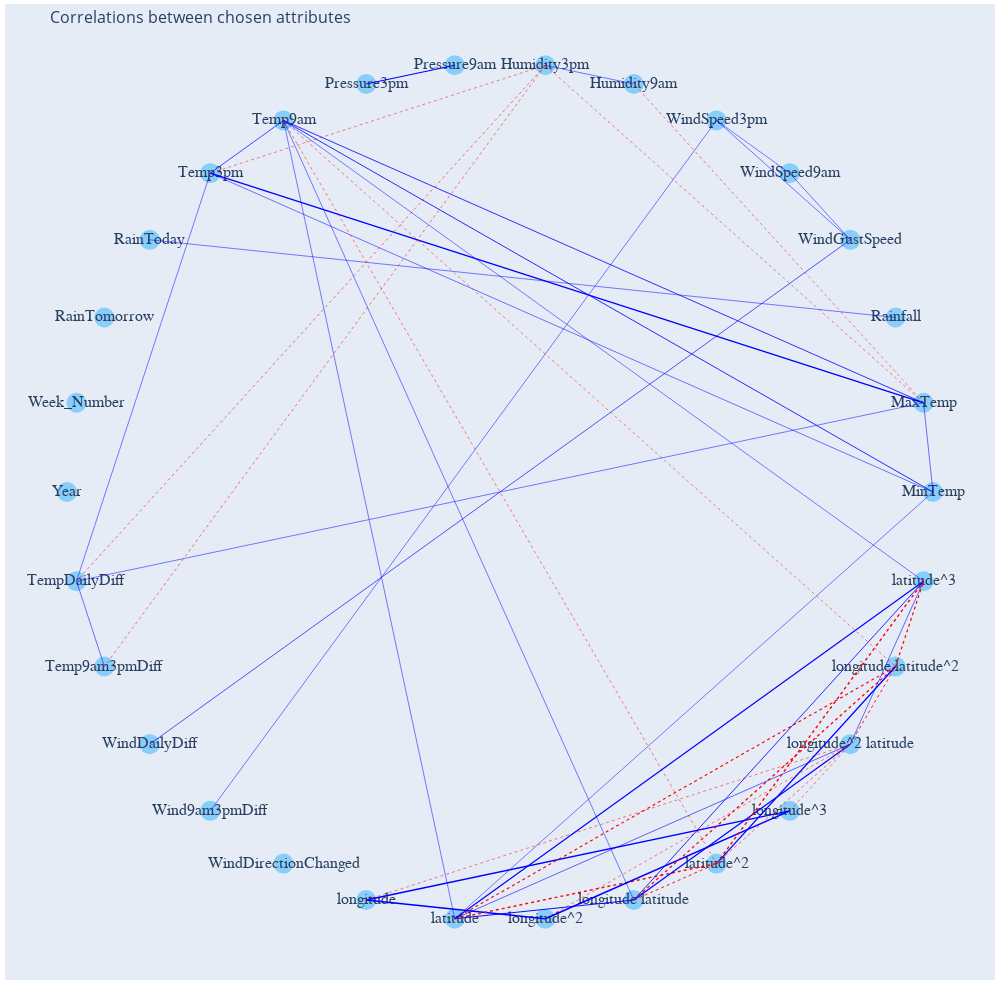

The notebook cell saved with this chart:
### Code cell
G = nx.Graph()
for i in matrix.columns:
    print(i)
    G.add_node(i)
pos = nx.circular_layout(G)
for i in matrix.columns:
    for j in matrix.columns:
        if i != j and matrix[i][j] != 'nan' and abs(matrix[i][j]) > 0.50 :
            G.add_edge(i, j)
            
edge_x = []
edge_y = []
weights = []
edge_trace = []
for edge in G.edges:
    print(edge)
    x0, y0 = pos[edge[0]]
    x1, y1 = pos[edge[1]]
    
    trace = go.Scatter(x = [x0, x1, None],
                       y = [y0, y1, None],
                       line = dict(width = (abs(matrix[edge[0]][edge[1]])**10+0.5),
                                   color = 'blue' if matrix[edge[0]][edge[1]] > 0 else 'red',
                                   dash= 'solid' if matrix[edge[0]][edge[1]] > 0 else 'dot'),
                       hoverinfo = 'none',
                       mode = 'lines',
                       line_shape='spline')
    edge_trace.append(trace)
    
node_x = []
node_y = []
for node in pos:
    x, y = pos[node]
    node_x.append(x)
    node_y.append(y)
node_trace = go.Scatter(
    x=node_x, y=node_y,
    mode='markers+text',
    hoverinfo='text',
    marker=dict(
            color='LightSkyBlue',
            size=20,
    ),
    textfont=dict(
        family="sans serif",
        size=16,
    )
)

node_text = []
for node in G.nodes():
    node_text.append(node)
node_trace.text = node_text

fig = go.Figure(data=[node_trace],
             layout=go.Layout(
                title='<br>Correlations between chosen attributes',
                titlefont_size=16,
                showlegend=False,
                hovermode='closest',
                margin=dict(b=20,l=5,r=5,t=4),
                autosize=False,
                width=1000,
                height=1000,
                xaxis=dict(showgrid=False, zeroline=False, showticklabels=False),
                yaxis=dict(showgrid=False, zeroline=False, showticklabels=False))
                )
for trace in edge_trace:
    fig.add_trace(trace)
fig.show()

### Figure 1 — Plotly figure (JSON) as saved in the notebook; plotly's stock layout.template omitted (floating-point values rounded to 4 significant figures)
{"data": [{"hoverinfo": "text", "marker": {"color": "LightSkyBlue", "size": 20}, "mode": "markers+text", "text": ["MinTemp", "MaxTemp", "Rainfall", "WindGustSpeed", "WindSpeed9am", "WindSpeed3pm", "Humidity9am", "Humidity3pm", "Pressure9am", "Pressure3pm", "Temp9am", "Temp3pm", "RainToday", "RainTomorrow", "Week_Number", "Year", "TempDailyDiff", "Temp9am3pmDiff", "WindDailyDiff", "Wind9am3pmDiff", "WindDirectionChanged", "longitude", "latitude", "longitude^2", "longitude latitude", "latitude^2", "longitude^3", "longitude^2 latitude", "longitude latitude^2", "latitude^3"], "textfont": {"family": "sans serif", "size": 16}, "type": "scatter", "x": [1, 0.9781, 0.9135, 0.809, 0.6691, 0.5, 0.309, 0.1045, -0.1045, -0.309, -0.5, -0.6691, -0.809, -0.9135, -0.9781, -1.0, -0.9781, -0.9135, -0.809, -0.6691, -0.5, -0.309, -0.1045, 0.1045, 0.309, 0.5, 0.6691, 0.809, 0.9135, 0.9781], "y": [1.285e-08, 0.2079, 0.4067, 0.5878, 0.7431, 0.866, 0.9511, 0.9945, 0.9945, 0.9511, 0.866, 0.7431, 0.5878, 0.4067, 0.2079, -7.457e-08, -0.2079, -0.4067, -0.5878, -0.7431, -0.866, -0.9511, -0.9945, -0.9945, -0.9511, -0.866, -0.7431, -0.5878, -0.4067, -0.2079]}, {"hoverinfo": "none", "line": {"color": "blue", "dash": "solid", "shape": "spline", "width": 0.5461}, "mode": "lines", "type": "scatter", "x": [1, 0.9781, null], "y": [1.285e-08, 0.2079, null]}, {"hoverinfo": "none", "line": {"color": "blue", "dash": "solid", "shape": "spline", "width": 0.8312}, "mode": "lines", "type": "scatter", "x": [1, -0.5, null], "y": [1.285e-08, 0.866, null]}, {"hoverinfo": "none", "line": {"color": "blue", "dash": "solid", "shape": "spline", "width": 0.5296}, "mode": "lines", "type": "scatter", "x": [1, -0.6691, null], "y": [1.285e-08, 0.7431, null]}, {"hoverinfo": "none", "line": {"color": "blue", "dash": "solid", "shape": "spline", "width": 0.5011}, "mode": "lines", "type": "scatter", "x": [1, -0.1045, null], "y": [1.285e-08, -0.9945, null]}, {"hoverinfo": "none", "line": {"color": "red", "dash": "dot", "shape": "spline", "width": 0.501}, "mode": "lines", "type": "scatter", "x": [0.9781, 0.309, null], "y": [0.2079, 0.9511, null]}, {"hoverinfo": "none", "line": {"color": "red", "dash": "dot", "shape": "spline", "width": 0.5011}, "mode": "lines", "type": "scatter", "x": [0.9781, 0.1045, null], "y": [0.2079, 0.9945, null]}, {"hoverinfo": "none", "line": {"color": "blue", "dash": "solid", "shape": "spline", "width": 0.7993}, "mode": "lines", "type": "scatter", "x": [0.9781, -0.5, null], "y": [0.2079, 0.866, null]}, {"hoverinfo": "none", "line": {"color": "blue", "dash": "solid", "shape": "spline", "width": 1.274}, "mode": "lines", "type": "scatter", "x": [0.9781, -0.6691, null], "y": [0.2079, 0.7431, null]}, {"hoverinfo": "none", "line": {"color": "blue", "dash": "solid", "shape": "spline", "width": 0.5011}, "mode": "lines", "type": "scatter", "x": [0.9781, -0.9781, null], "y": [0.2079, -0.2079, null]}, {"hoverinfo": "none", "line": {"color": "blue", "dash": "solid", "shape": "spline", "width": 0.501}, "mode": "lines", "type": "scatter", "x": [0.9135, -0.809, null], "y": [0.4067, 0.5878, null]}, {"hoverinfo": "none", "line": {"color": "blue", "dash": "solid", "shape": "spline", "width": 0.5044}, "mode": "lines", "type": "scatter", "x": [0.809, 0.6691, null], "y": [0.5878, 0.7431, null]}, {"hoverinfo": "none", "line": {"color": "blue", "dash": "solid", "shape": "spline", "width": 0.5161}, "mode": "lines", "type": "scatter", "x": [0.809, 0.5, null], "y": [0.5878, 0.866, null]}, {"hoverinfo": "none", "line": {"color": "blue", "dash": "solid", "shape": "spline", "width": 0.654}, "mode": "lines", "type": "scatter", "x": [0.809, -0.809, null], "y": [0.5878, -0.5878, null]}, {"hoverinfo": "none", "line": {"color": "blue", "dash": "solid", "shape": "spline", "width": 0.501}, "mode": "lines", "type": "scatter", "x": [0.6691, 0.5, null], "y": [0.7431, 0.866, null]}, {"hoverinfo": "none", "line": {"color": "blue", "dash": "solid", "shape": "spline", "width": 0.5015}, "mode": "lines", "type": "scatter", "x": [0.5, -0.6691, null], "y": [0.866, -0.7431, null]}, {"hoverinfo": "none", "line": {"color": "blue", "dash": "solid", "shape": "spline", "width": 0.5199}, "mode": "lines", "type": "scatter", "x": [0.309, 0.1045, null], "y": [0.9511, 0.9945, null]}, {"hoverinfo": "none", "line": {"color": "red", "dash": "dot", "shape": "spline", "width": 0.5031}, "mode": "lines", "type": "scatter", "x": [0.1045, -0.6691, null], "y": [0.9945, 0.7431, null]}, {"hoverinfo": "none", "line": {"color": "red", "dash": "dot", "shape": "spline", "width": 0.5463}, "mode": "lines", "type": "scatter", "x": [0.1045, -0.9781, null], "y": [0.9945, -0.2079, null]}, {"hoverinfo": "none", "line": {"color": "red", "dash": "dot", "shape": "spline", "width": 0.5198}, "mode": "lines", "type": "scatter", "x": [0.1045, -0.9135, null], "y": [0.9945, -0.4067, null]}, {"hoverinfo": "none", "line": {"color": "blue", "dash": "solid", "shape": "spline", "width": 1.16}, "mode": "lines", "type": "scatter", "x": [-0.1045, -0.309, null], "y": [0.9945, 0.9511, null]}, {"hoverinfo": "none", "line": {"color": "blue", "dash": "solid", "shape": "spline", "width": 0.7102}, "mode": "lines", "type": "scatter", "x": [-0.5, -0.6691, null], "y": [0.866, 0.7431, null]}, {"hoverinfo": "none", "line": {"color": "blue", "dash": "solid", "shape": "spline", "width": 0.5024}, "mode": "lines", "type": "scatter", "x": [-0.5, -0.1045, null], "y": [0.866, -0.9945, null]}, {"hoverinfo": "none", "line": {"color": "blue", "dash": "solid", "shape": "spline", "width": 0.5012}, "mode": "lines", "type": "scatter", "x": [-0.5, 0.309, null], "y": [0.866, -0.9511, null]}, {"hoverinfo": "none", "line": {"color": "red", "dash": "dot", "shape": "spline", "width": 0.5026}, "mode": "lines", "type": "scatter", "x": [-0.5, 0.5, null], "y": [0.866, -0.866, null]}, {"hoverinfo": "none", "line": {"color": "red", "dash": "dot", "shape": "spline", "width": 0.502}, "mode": "lines", "type": "scatter", "x": [-0.5, 0.9135, null], "y": [0.866, -0.4067, null]}, {"hoverinfo": "none", "line": {"color": "blue", "dash": "solid", "shape": "spline", "width": 0.5022}, "mode": "lines", "type": "scatter", "x": [-0.5, 0.9781, null], "y": [0.866, -0.2079, null]}, {"hoverinfo": "none", "line": {"color": "blue", "dash": "solid", "shape": "spline", "width": 0.5012}, "mode": "lines", "type": "scatter", "x": [-0.6691, -0.9781, null], "y": [0.7431, -0.2079, null]}, {"hoverinfo": "none", "line": {"color": "blue", "dash": "solid", "shape": "spline", "width": 0.5445}, "mode": "lines", "type": "scatter", "x": [-0.9781, -0.9135, null], "y": [-0.2079, -0.4067, null]}, {"hoverinfo": "none", "line": {"color": "blue", "dash": "solid", "shape": "spline", "width": 1.486}, "mode": "lines", "type": "scatter", "x": [-0.309, 0.1045, null], "y": [-0.9511, -0.9945, null]}, {"hoverinfo": "none", "line": {"color": "blue", "dash": "solid", "shape": "spline", "width": 1.441}, "mode": "lines", "type": "scatter", "x": [-0.309, 0.6691, null], "y": [-0.9511, -0.7431, null]}, {"hoverinfo": "none", "line": {"color": "red", "dash": "dot", "shape": "spline", "width": 0.5189}, "mode": "lines", "type": "scatter", "x": [-0.309, 0.809, null], "y": [-0.9511, -0.5878, null]}, {"hoverinfo": "none", "line": {"color": "blue", "dash": "solid", "shape": "spline", "width": 0.9516}, "mode": "lines", "type": "scatter", "x": [-0.1045, 0.309, null], "y": [-0.9945, -0.9511, null]}, {"hoverinfo": "none", "line": {"color": "red", "dash": "dot", "shape": "spline", "width": 1.385}, "mode": "lines", "type": "scatter", "x": [-0.1045, 0.5, null], "y": [-0.9945, -0.866, null]}, {"hoverinfo": "none", "line": {"color": "blue", "dash": "solid", "shape": "spline", "width": 0.5952}, "mode": "lines", "type": "scatter", "x": [-0.1045, 0.809, null], "y": [-0.9945, -0.5878, null]}, {"hoverinfo": "none", "line": {"color": "red", "dash": "dot", "shape": "spline", "width": 1.137}, "mode": "lines", "type": "scatter", "x": [-0.1045, 0.9135, null], "y": [-0.9945, -0.4067, null]}, {"hoverinfo": "none", "line": {"color": "blue", "dash": "solid", "shape": "spline", "width": 1.145}, "mode": "lines", "type": "scatter", "x": [-0.1045, 0.9781, null], "y": [-0.9945, -0.2079, null]}, {"hoverinfo": "none", "line": {"color": "blue", "dash": "solid", "shape": "spline", "width": 1.484}, "mode": "lines", "type": "scatter", "x": [0.1045, 0.6691, null], "y": [-0.9945, -0.7431, null]}, {"hoverinfo": "none", "line": {"color": "red", "dash": "dot", "shape": "spline", "width": 0.5184}, "mode": "lines", "type": "scatter", "x": [0.1045, 0.809, null], "y": [-0.9945, -0.5878, null]}, {"hoverinfo": "none", "line": {"color": "red", "dash": "dot", "shape": "spline", "width": 0.9193}, "mode": "lines", "type": "scatter", "x": [0.309, 0.5, null], "y": [-0.9511, -0.866, null]}, {"hoverinfo": "none", "line": {"color": "blue", "dash": "solid", "shape": "spline", "width": 1.197}, "mode": "lines", "type": "scatter", "x": [0.309, 0.809, null], "y": [-0.9511, -0.5878, null]}, {"hoverinfo": "none", "line": {"color": "red", "dash": "dot", "shape": "spline", "width": 1.294}, "mode": "lines", "type": "scatter", "x": [0.309, 0.9135, null], "y": [-0.9511, -0.4067, null]}, {"hoverinfo": "none", "line": {"color": "blue", "dash": "solid", "shape": "spline", "width": 0.8258}, "mode": "lines", "type": "scatter", "x": [0.309, 0.9781, null], "y": [-0.9511, -0.2079, null]}, {"hoverinfo": "none", "line": {"color": "red", "dash": "dot", "shape": "spline", "width": 0.5899}, "mode": "lines", "type": "scatter", "x": [0.5, 0.809, null], "y": [-0.866, -0.5878, null]}, {"hoverinfo": "none", "line": {"color": "blue", "dash": "solid", "shape": "spline", "width": 1.252}, "mode": "lines", "type": "scatter", "x": [0.5, 0.9135, null], "y": [-0.866, -0.4067, null]}, {"hoverinfo": "none", "line": {"color": "red", "dash": "dot", "shape": "spline", "width": 1.407}, "mode": "lines", "type": "scatter", "x": [0.5, 0.9781, null], "y": [-0.866, -0.2079, null]}, {"hoverinfo": "none", "line": {"color": "red", "dash": "dot", "shape": "spline", "width": 0.5171}, "mode": "lines", "type": "scatter", "x": [0.6691, 0.809, null], "y": [-0.7431, -0.5878, null]}, {"hoverinfo": "none", "line": {"color": "red", "dash": "dot", "shape": "spline", "width": 0.8641}, "mode": "lines", "type": "scatter", "x": [0.809, 0.9135, null], "y": [-0.5878, -0.4067, null]}, {"hoverinfo": "none", "line": {"color": "blue", "dash": "solid", "shape": "spline", "width": 0.5722}, "mode": "lines", "type": "scatter", "x": [0.809, 0.9781, null], "y": [-0.5878, -0.2079, null]}, {"hoverinfo": "none", "line": {"color": "red", "dash": "dot", "shape": "spline", "width": 1.215}, "mode": "lines", "type": "scatter", "x": [0.9135, 0.9781, null], "y": [-0.4067, -0.2079, null]}], "layout": {"autosize": false, "height": 1000, "hovermode": "closest", "margin": {"b": 20, "l": 5, "r": 5, "t": 4}, "showlegend": false, "title": {"font": {"size": 16}, "text": "<br>Correlations between chosen attributes"}, "width": 1000, "xaxis": {"showgrid": false, "showticklabels": false, "zeroline": false}, "yaxis": {"showgrid": false, "showticklabels": false, "zeroline": false}}}
